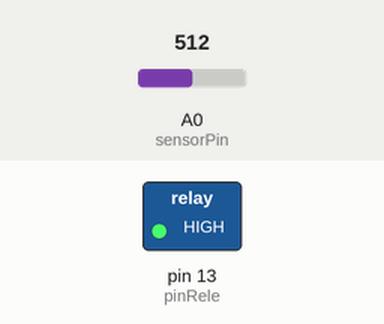
Simulated run of this sketch. Board: Arduino Uno, built with avr-gcc and run on an emulated ATmega328P. Parts: switched loads named in the sketch (green lamp = pin HIGH). The inputs (shaded band) are chosen by the test bench; at power-on: A0 (sensorPin) = 512. What the sketch prints to the serial monitor is not drawn.

Above: at 0.1 s.
Timing chart, 0 to 1.6 s (numbered marks = the images above):
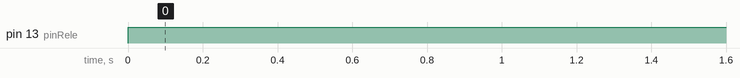

Measured:
- by itself, pin 13 (pinRele): LOW → HIGH at 0.00 s

The sketch:

automatizate.ino
```cpp
/********************************************************************
 *
 *	El sensor mide la resistencia devuelve valores entre 0 y 1023,
 *	siendo 0 la menor resistencia y 1023 la mayor.
 *	sensor  | humedad aprox.
 *	 200  ---->  80%
 *	 300  ---->  70%
 *	 400  ---->  60%
 *	 500  ---->  50%
 *
 *******************************************************************/

int sensorPin = A0;    // select the input pin for the potentiometer
byte sensorValue = 0;   // variable to store the value coming from the sensor
int pinRele = 13;
int valorReferencia = 300;

void setup() {
  pinMode(pinRele, OUTPUT);
  Serial.begin(9600);
}

void loop() {
  // read the value from the sensor:
  evaluarHumedad();
  //controlarValvula();

}

void evaluarHumedad(){
  sensorValue = leerSensor();
  if (sensorValue < valorReferencia && valvulaCerrada()){
    abrirValvula();
  }else if (sensorValue > valorReferencia && valvulaAbierta()){
    cerrarValvula();
  }
  delay(1000);
}

int leerSensor(){
  sensorValue = (1023 - analogRead(sensorPin));
  imprimir();
  return sensorValue;
}

void imprimir(){
  Serial.print("humedad = " );
  Serial.println(sensorValue);
}

void abrirValvula(){
  digitalWrite(pinRele, HIGH);
  Serial.println("valvula ABIERTA");
}

void cerrarValvula(){
  digitalWrite(pinRele, LOW);
  Serial.println("valvula CERRADA");
}

boolean valvulaAbierta(){
  return (digitalRead(pinRele) == HIGH);
}

boolean valvulaCerrada(){
  return (digitalRead(pinRele) == LOW);
}

// void controlarValvula(){
//   if(valvulaCerrada()){
//   	abrirValvula();
//   }else if (valvulaAbierta()){
//   	abrirValvula();
//   }
// }
```
